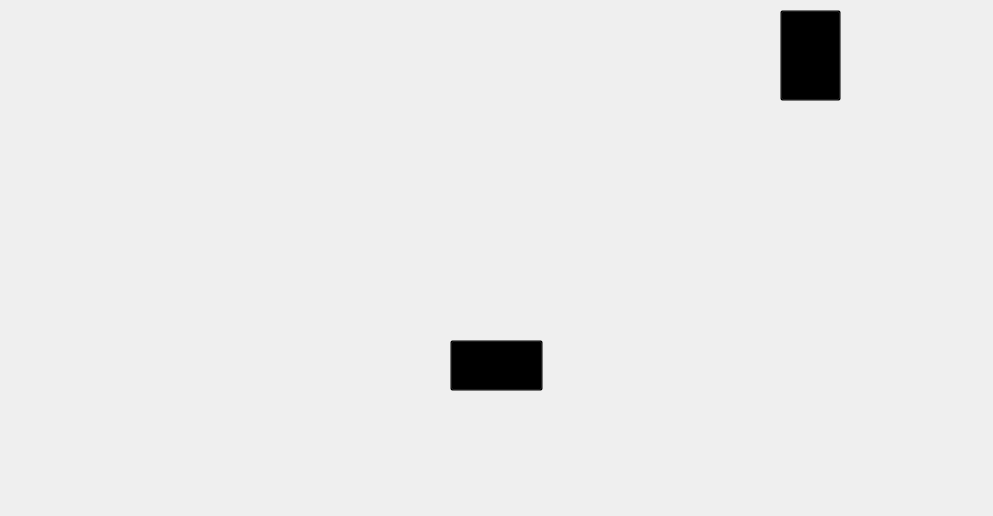
<?xml version="1.0" encoding="UTF-8"?>
<ui version="4.0">
 <class>Form</class>
 <widget class="QWidget" name="Form">
  <property name="geometry">
   <rect>
    <x>0</x>
    <y>0</y>
    <width>993</width>
    <height>516</height>
   </rect>
  </property>
  <property name="minimumSize">
   <size>
    <width>993</width>
    <height>516</height>
   </size>
  </property>
  <property name="maximumSize">
   <size>
    <width>993</width>
    <height>516</height>
   </size>
  </property>
  <property name="windowTitle">
   <string>Form</string>
  </property>
  <property name="styleSheet">
   <string notr="true">QWidget#Form{

	
	border-image: url(:/login/images/u0.png);
}</string>
  </property>
  <widget class="QPushButton" name="pushButton">
   <property name="geometry">
    <rect>
     <x>450</x>
     <y>340</y>
     <width>93</width>
     <height>51</height>
    </rect>
   </property>
   <property name="styleSheet">
    <string notr="true">background-color: transparent;</string>
   </property>
   <property name="text">
    <string/>
   </property>
  </widget>
  <widget class="QPushButton" name="pushButton_2">
   <property name="geometry">
    <rect>
     <x>780</x>
     <y>10</y>
     <width>61</width>
     <height>91</height>
    </rect>
   </property>
   <property name="styleSheet">
    <string notr="true">background-color:transparent;</string>
   </property>
   <property name="text">
    <string/>
   </property>
  </widget>
 </widget>
 <resources>
  <include location="images.qrc"/>
 </resources>
 <connections>
  <connection>
   <sender>pushButton</sender>
   <signal>clicked()</signal>
   <receiver>Form</receiver>
   <slot>ready()</slot>
   <hints>
    <hint type="sourcelabel">
     <x>539</x>
     <y>368</y>
    </hint>
    <hint type="destinationlabel">
     <x>1106</x>
     <y>381</y>
    </hint>
   </hints>
  </connection>
  <connection>
   <sender>pushButton_2</sender>
   <signal>clicked()</signal>
   <receiver>Form</receiver>
   <slot>game_exit()</slot>
   <hints>
    <hint type="sourcelabel">
     <x>837</x>
     <y>55</y>
    </hint>
    <hint type="destinationlabel">
     <x>1119</x>
     <y>70</y>
    </hint>
   </hints>
  </connection>
 </connections>
 <slots>
  <slot>game_exit()</slot>
 </slots>
</ui>
